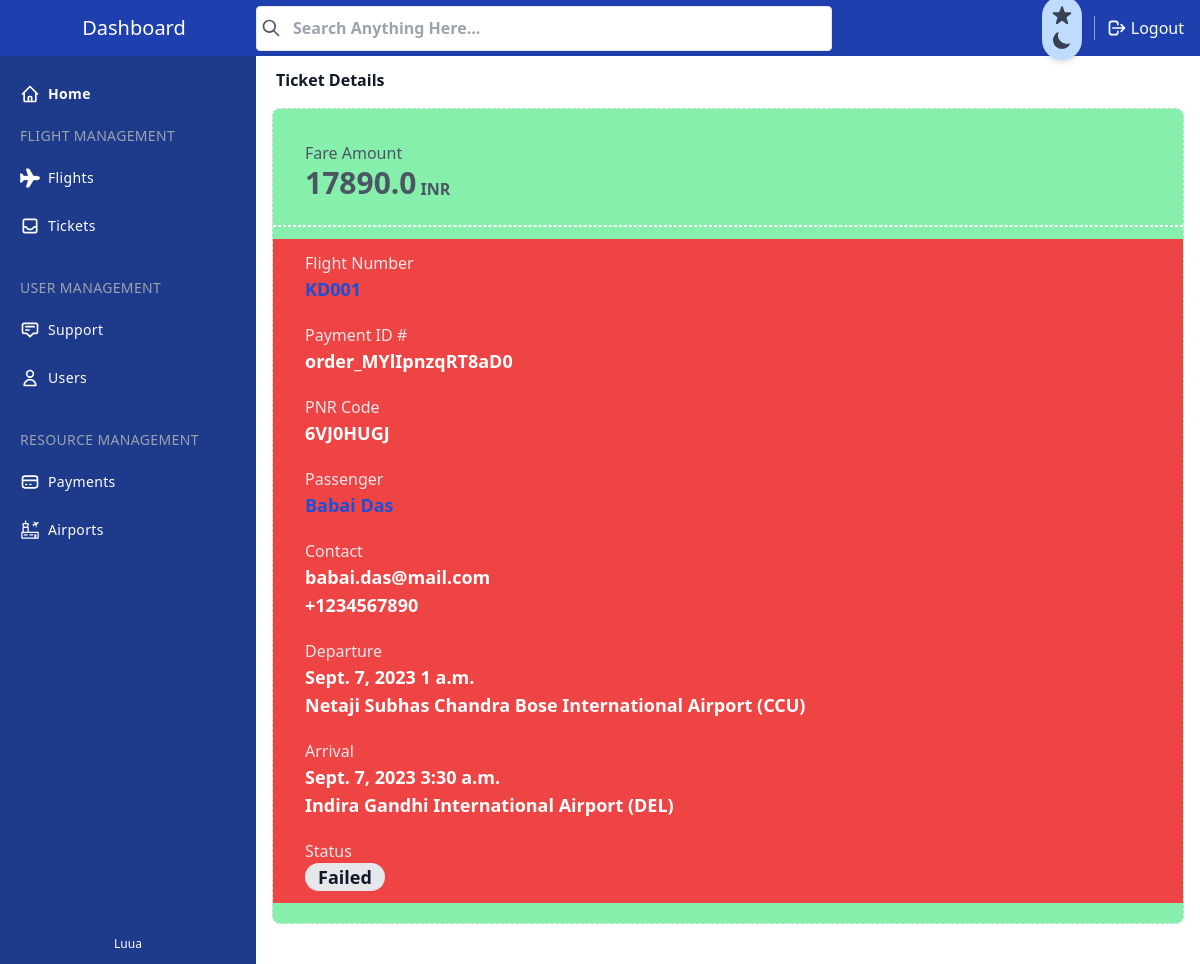
Page /manage/tickets/6a9de5e32d0b4ad689212182964696a6/ (signed in) on the committed database.
### core/models.py (models this page shows, shortened)
class Payment(models.Model):
    payment_id = models.CharField(default=get_random_string(10), unique=True, max_length=32)
    profile = models.ForeignKey(Profile, on_delete=models.CASCADE, related_name="payment_user")
    booking = models.ForeignKey(Booking, on_delete=models.CASCADE, related_name="payment_booking")
    flight = models.ForeignKey(Flight, models.CASCADE, related_name="payment_flight")
    amount = models.FloatField()
    status = models.BooleanField(default=False)
    created_at = models.DateTimeField(auto_now_add= True)
    updated_at = models.DateTimeField(auto_now= True)

class BaseModel(models.Model):
    uid = models.UUIDField(primary_key = True, default = uuid.uuid4)
    created_at = models.DateTimeField(auto_now_add= True)
    updated_at = models.DateTimeField(auto_now= True)
    class Meta:
        abstract = True

class Booking(BaseModel):
    profile = models.ForeignKey(Profile, on_delete=models.CASCADE, related_name="booking_user")
    flight = models.ForeignKey(Flight, models.CASCADE, related_name="flight_booking")
    person_name = models.CharField(max_length=50)
    gender = models.CharField(max_length=8)
    passport_number = models.CharField(max_length=8)
    citizenship = models.CharField(max_length=16)
    mobile_number = models.CharField(max_length=15)
    email = models.EmailField(max_length=25, null=True, blank=True)
    pnr_code = models.CharField(default=get_random_string(8).upper(), unique=True, max_length=8)
    seat_type = models.CharField(max_length=8)
    fare_amount = models.FloatField(null=True, blank=True)
    fare = models.ForeignKey(Fare, on_delete=models.CASCADE, related_name="fare_boooking", null=True, blank=True)

class Flight(BaseModel):
    flight_number = models.CharField(max_length=6)
    origin_airport = models.ForeignKey(Airport, on_delete=models.CASCADE, related_name="flight_origin")
    destination_airport = models.ForeignKey(Airport, on_delete=models.CASCADE, related_name="flight_destination")
    departure_date = models.DateField()
    departure_time = models.TimeField()
    arrival_date = models.DateField()
    arrival_time = models.TimeField()
    def __str__(self) -> str:
        return self.flight_number

class Airport(BaseModel):
    airport_name = models.CharField(max_length=200)
    airport_city = models.CharField(max_length=50)
    airport_country = models.CharField(max_length=16)
    iata_code = models.CharField(max_length=3)
    icao_code = models.CharField(max_length=4)
    airport_type = models.CharField(max_length=14, null=True, blank=True)
    def __str__(self) -> str:
        return self.airport_name + " (" + self.iata_code + ")"

### manage/views.py (the view)
# urls.py: path('tickets/<str:booking_id>/', views.ticket_details, name="ticket_details"),
@login_required(login_url='/manage/login')
@staff_member_required(login_url='/manage/login')
def ticket_details(request, booking_id):
    try:
        if Booking.objects.filter(uid=booking_id).exists():
            booking = Booking.objects.get(uid=booking_id)
            pymt = Payment.objects.filter(booking=booking)
            if pymt.count() > 1:
                pymt = pymt[len(pymt)-1]
            else:
                pymt = pymt[0]
            context = {
                "booking" : booking,
                "payment" : pymt,
            }
            return render(request, 'manage/tickets/ticket-details.html', context)
        logger.info(msg="Booking doesn't exist")
        return HttpResponseNotFound()
    except Exception as err:
        logger.error(err)

### template/manage/tickets/ticket-details.html (shortened to what this page needs)
{% include 'manage/sections/header.html' %}
{% load static %}
</head>
<body>
    <div x-data="setup()" :class="{ 'dark': isDark }">
        <div
            class="min-h-screen flex flex-col flex-auto flex-shrink-0 antialiased bg-white dark:bg-gray-700 text-black dark:text-white">
            {% include 'manage/sections/nav-bar.html' %}
            {% include 'manage/sections/side-bar.html' %}
            <div class="h-full ml-14 mt-14 mb-10 md:ml-64">
                <div class="flex flex-wrap bg-black-500 items-center px-5 pt-3">
                    <div class="relative w-full max-w-full flex-grow flex-1">
                        <h3 class="font-semibold text-base text-gray-900 dark:text-gray-50">Ticket Details
                        </h3>
                    </div>
                </div>
                <div class="mt-4 mx-4">
                    <div class="border rounded-lg border-dashed py-5 border-3 bg-green-300">
                        <div class="p-3 pl-8 bg-green-300">
                            <h5 class="text-gray-600">
                                Fare Amount
                            </h5>
                            <div class="flex flex-row items-end">
                                <span class="text-gray-600 text-3xl font-bold">{{payment.amount}} </span>
                                <span class="mt-2 text-gray-600 font-bold pl-1"> INR</span>
                            </div>
                        </div>
                        <div class="flex w-full mt-3 mb-3">
                            <span class="border border-dashed w-full border-white"></span>
                        </div>
                        <div {% if payment.status %} class="p-3 pl-8 space-y-5 bg-green-500" {% else %} class="p-3 pl-8 space-y-5 bg-red-500" {% endif %} >
                            <div class="flex flex-col">
                                <span class="text-gray-200">Flight Number</span>
                                <span class="text-blue-700 text-lg font-bold">
                                    <a href="/manage/flights/{{booking.flight.uid}}">{{booking.flight}}</a>
                                </span>
                            </div>
                            <div class="flex flex-col">
                                <span class="text-gray-200">Payment ID #</span>
                                <span class="text-white text-lg font-bold">{{payment.payment_id}}</span>
                            </div>
                            <div class="flex flex-col">
                                <span class="text-gray-200">PNR Code</span>
                                <span class="text-white text-lg font-bold">{{booking.pnr_code}}</span>
                            </div>
                            <div class="flex flex-col">
                                <span class="text-gray-200">Passenger</span>
                                <span class="text-blue-700 text-lg font-bold">
                                    <a href="/manage/users/{{booking.profile.uid}}"> {{booking.person_name}} </a>
                                </span>
                            </div>
                            <div class="flex flex-col">
                                <span class="text-gray-200">Contact</span>
                                <span class="text-white text-lg font-bold">
                                    {{booking.email}} <br> {{payment.booking.mobile_number}}
                                </span>
                            </div>
                            <div class="flex flex-col">
                                <span class="text-gray-200">Departure</span>
                                <span class="text-white text-lg font-bold">
                                    {{booking.flight.departure_date }} {{booking.flight.departure_time }} <br> {{booking.flight.origin_airport}}
                                </span>
                            </div>
                            <div class="flex flex-col">
                                <span class="text-gray-200">Arrival</span>
                                <span class="text-white text-lg font-bold">
                                    {{booking.flight.arrival_date }} {{booking.flight.arrival_time }} <br> {{booking.flight.destination_airport}}
                                </span>
                            </div>
                            <div class="flex flex-col">
                                <span class="text-gray-200">Status</span>
                                {% if payment.status %}
                                    <span class="text-gray-900 w-20 text-center bg-gray-200 rounded-full text-lg font-bold"> Success </span>
                                    <div class="pl-20 ml-20">
                                        <a href="/tickets/{{payment.booking.uid}}/?user=staffUser"
                                            class="hover:bg-blue-200 text-center rounded-lg text-purple-700 text-2xl bg-gray-200 p-2"> Download Ticket</a>
                                    </div>
                                {% else %}
                                    <span class="text-gray-900 w-20 text-center bg-gray-200 rounded-full text-lg font-bold"> Failed </span>
                                {% endif %}
                            </div>
                        </div>
                    </div>
                </div>
            </div>
        </div>
    </div>
    {% include 'manage/sections/footer.html' %}
</html>

### rows in the picture
Payment: amount "17890.0", payment_id "order_MYlIpnzqRT8aD0", booking.mobile_number "+1234567890"
Booking: flight "KD001", pnr_code "6VJ0HUGJ", person_name "Babai Das", email "babai.das@mail.com", flight.departure_date "Sept. 7, 2023", flight.departure_time "1 a.m.", flight.origin_airport "Netaji Subhas Chandra Bose International Airport (CCU)", flight.arrival_date "Sept. 7, 2023", flight.arrival_time "3:30 a.m.", flight.destination_airport "Indira Gandhi International Airport (DEL)"
